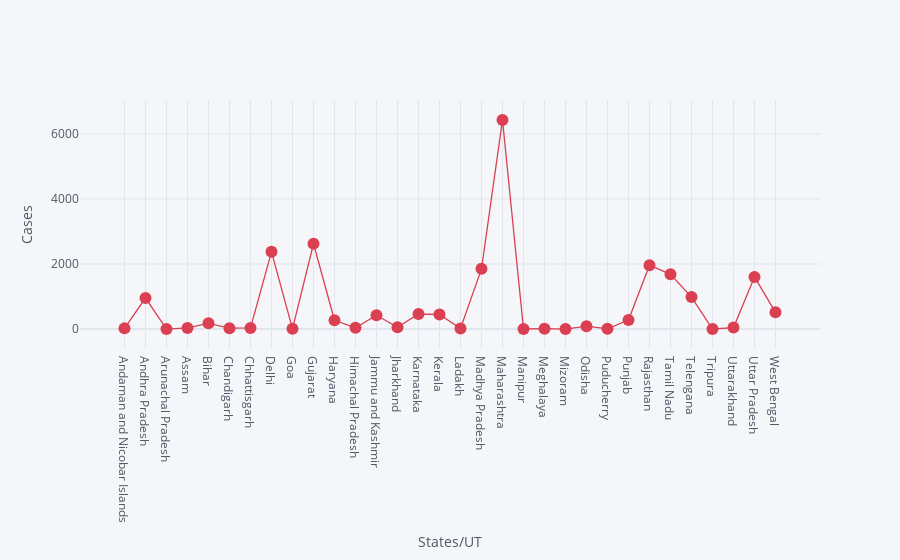

The notebook cell saved with this chart:
### Code cell
df.iplot(kind='scatter',x='Name of State / UT',y='Total Confirmed cases ',mode='markers+lines',xTitle='States/UT',yTitle='Cases',colors='Red')

### Figure 1 — Plotly figure (JSON) as saved in the notebook; plotly's stock layout.template omitted (floating-point values rounded to 4 significant figures)
{"data": [{"line": {"color": "rgba(219, 64, 82, 1.0)", "dash": "solid", "shape": "linear", "width": 1.3}, "marker": {"size": 12, "symbol": "circle"}, "mode": "markers+lines", "name": "Total Confirmed cases ", "text": "", "type": "scatter", "x": ["Andaman and Nicobar Islands", "Andhra Pradesh", "Arunachal Pradesh", "Assam", "Bihar", "Chandigarh", "Chhattisgarh", "Delhi", "Goa", "Gujarat", "Haryana", "Himachal Pradesh", "Jammu and Kashmir", "Jharkhand", "Karnataka", "Kerala", "Ladakh", "Madhya Pradesh", "Maharashtra", "Manipur", "Meghalaya", "Mizoram", "Odisha", "Puducherry", "Punjab", "Rajasthan", "Tamil Nadu", "Telengana", "Tripura", "Uttarakhand", "Uttar Pradesh", "West Bengal"], "y": [22, 955, 1, 36, 176, 27, 36, 2376, 7, 2624, 272, 40, 427, 55, 463, 448, 18, 1852, 6430, 2, 12, 1, 90, 7, 277, 1964, 1683, 984, 2, 47, 1604, 514]}], "layout": {"legend": {"bgcolor": "#F5F6F9", "font": {"color": "#4D5663"}}, "paper_bgcolor": "#F5F6F9", "plot_bgcolor": "#F5F6F9", "title": {"font": {"color": "#4D5663"}}, "xaxis": {"gridcolor": "#E1E5ED", "showgrid": true, "tickfont": {"color": "#4D5663"}, "title": {"font": {"color": "#4D5663"}, "text": "States/UT"}, "zerolinecolor": "#E1E5ED"}, "yaxis": {"gridcolor": "#E1E5ED", "showgrid": true, "tickfont": {"color": "#4D5663"}, "title": {"font": {"color": "#4D5663"}, "text": "Cases"}, "zerolinecolor": "#E1E5ED"}}}
